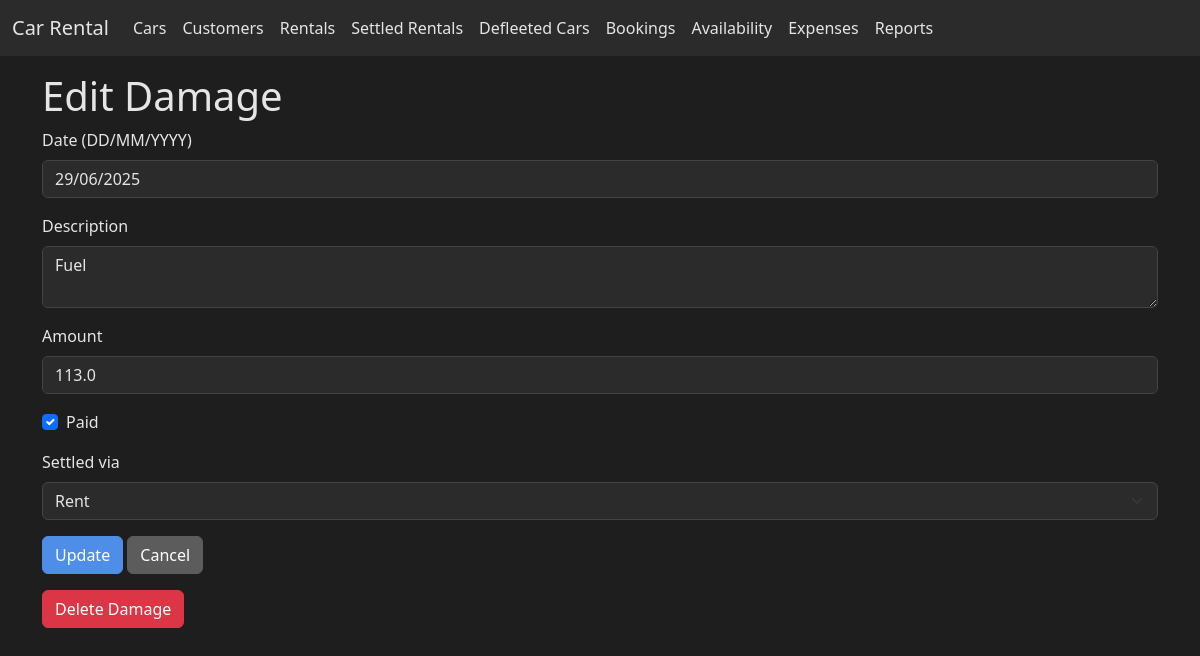
Page /damages/edit/1 on the committed database.
### app.py (models this page shows, shortened)
class Damage(db.Model):
    id = db.Column(db.Integer, primary_key=True)
    car_id = db.Column(db.Integer, db.ForeignKey('car.id'))
    customer_id = db.Column(db.Integer, db.ForeignKey('customer.id'))
    date = db.Column(db.Date, default=datetime.utcnow)
    description = db.Column(db.Text)
    amount = db.Column(db.Float)
    paid = db.Column(db.Boolean, default=False)
    settled_via = db.Column(db.String(50))  # rent or deposit
    car = db.relationship('Car', back_populates='damages')
    customer = db.relationship('Customer', back_populates='damages')

### app.py (the view, shortened to what this page needs)
@app.route('/damages/edit/<int:damage_id>', methods=['GET', 'POST'])
def edit_damage(damage_id: int):
    damage = Damage.query.get_or_404(damage_id)
    car = damage.car
    customer = damage.customer
    date_str = damage.date.strftime('%d/%m/%Y') if damage.date else ''
    return render_template('edit_damage.html', damage=damage, car=car, customer=customer, date_str=date_str)

### templates/edit_damage.html (shortened to what this page needs)
{% extends 'base.html' %}
{% block content %}
<h1>Edit Damage</h1>
<form method="post">
  <div class="mb-3">
    <label class="form-label">Date (DD/MM/YYYY)</label>
    <input type="text" class="form-control datepicker" name="date" value="{{ date_str }}" required>
  </div>
  <div class="mb-3">
    <label class="form-label">Description</label>
    <textarea class="form-control" name="description">{{ damage.description }}</textarea>
  </div>
  <div class="mb-3">
    <label class="form-label">Amount</label>
    <input type="number" step="0.01" class="form-control" name="amount" value="{{ damage.amount }}" required>
  </div>
  <div class="form-check mb-3">
    <input class="form-check-input" type="checkbox" name="paid" id="paid" {% if damage.paid %}checked{% endif %}>
    <label class="form-check-label" for="paid">Paid</label>
  </div>
  <div class="mb-3">
    <label class="form-label">Settled via</label>
    <select class="form-select" name="settled_via">
      <option value="rent" {% if damage.settled_via == 'rent' %}selected{% endif %}>Rent</option>
    </select>
  </div>
  <button type="submit" class="btn btn-primary">Update</button>
  <a href="{{ url_for('list_rentals') }}" class="btn btn-secondary">Cancel</a>
</form>
<form action="{{ url_for('delete_damage', damage_id=damage.id) }}" method="post" class="mt-3" onsubmit="return confirm('Delete this damage?');">
  <button type="submit" class="btn btn-danger">Delete Damage</button>
</form>
{% endblock %}

### static/style.css (style rules this page uses)
body { background-color: #1e1e1e; color: #e5e5e5; }
a { color: #6ab7ff; }
.btn-primary { background-color: #4e8ee8; border-color: #4e8ee8; }
.btn-secondary { background-color: #5c5c5c; border-color: #5c5c5c; }
.form-control, .form-select, textarea { background-color: #2b2b2b; border: 1px solid #444; color: #e5e5e5; }
.btn-danger { background-color: #dc3545; border-color: #dc3545; color: #ffffff; }

### rows in the picture
Damage: description "Fuel", amount "113.0", paid "☑", settled_via "Rent"
